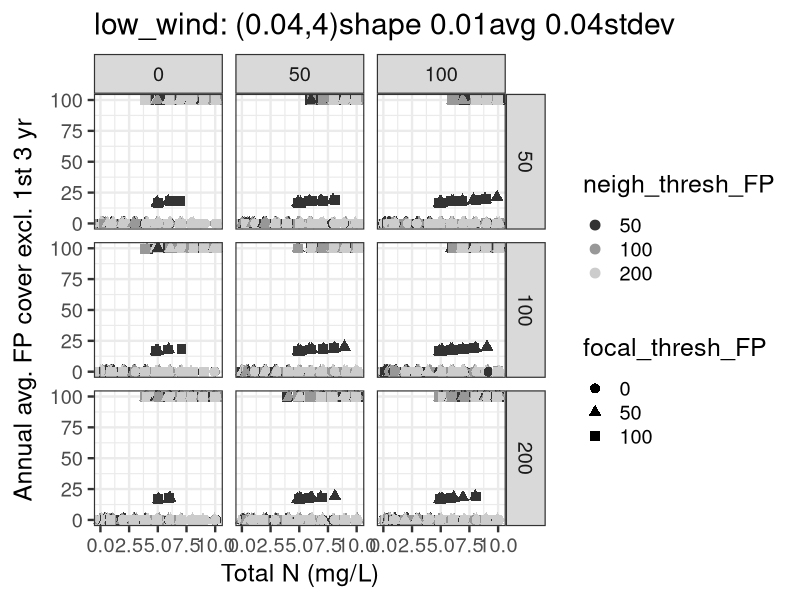
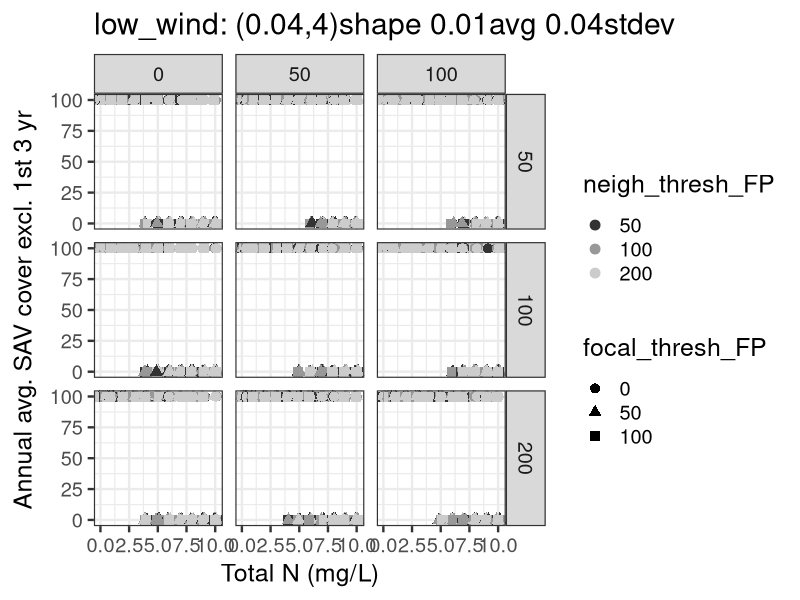
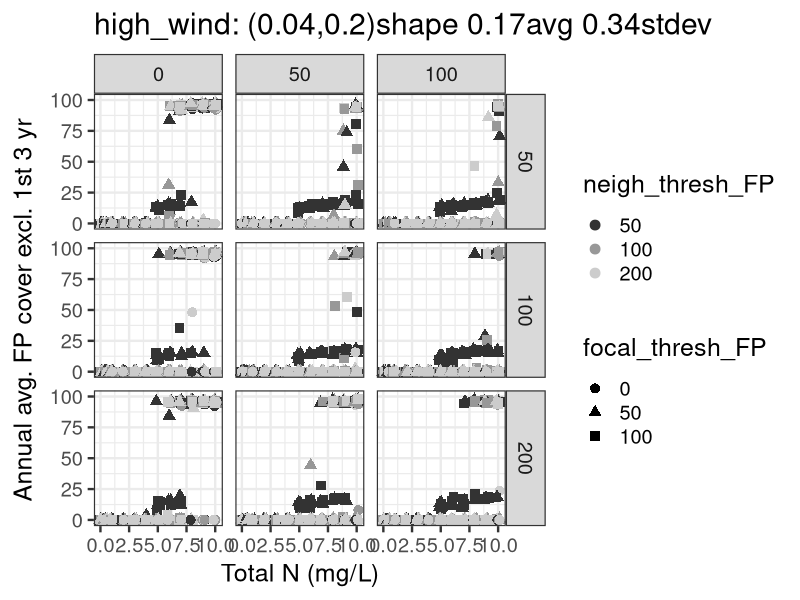
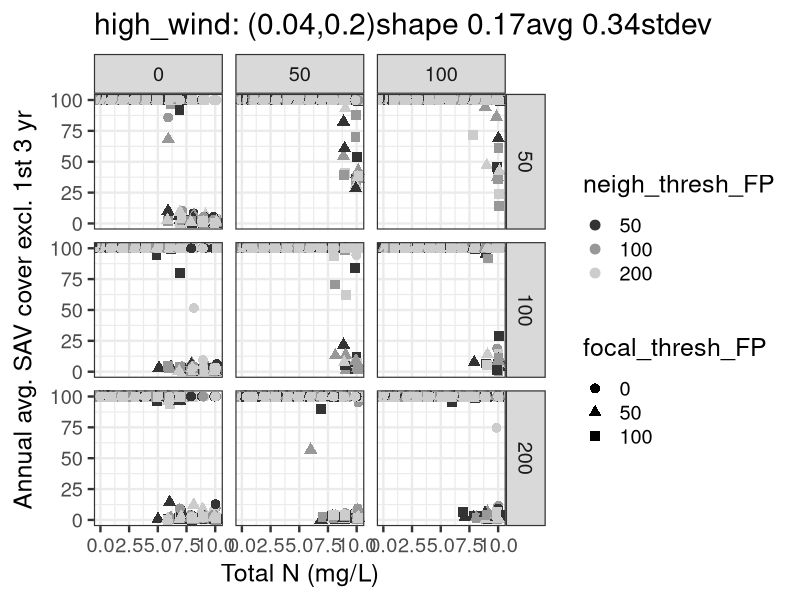
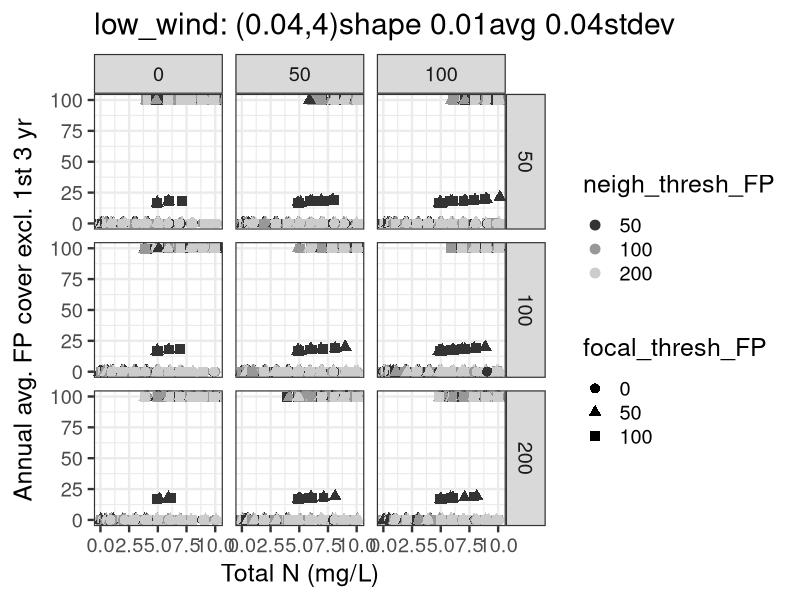
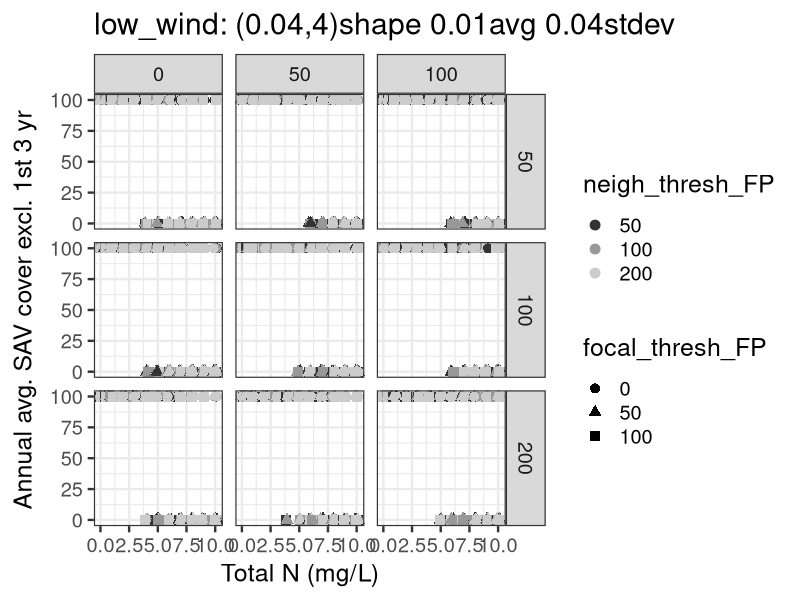
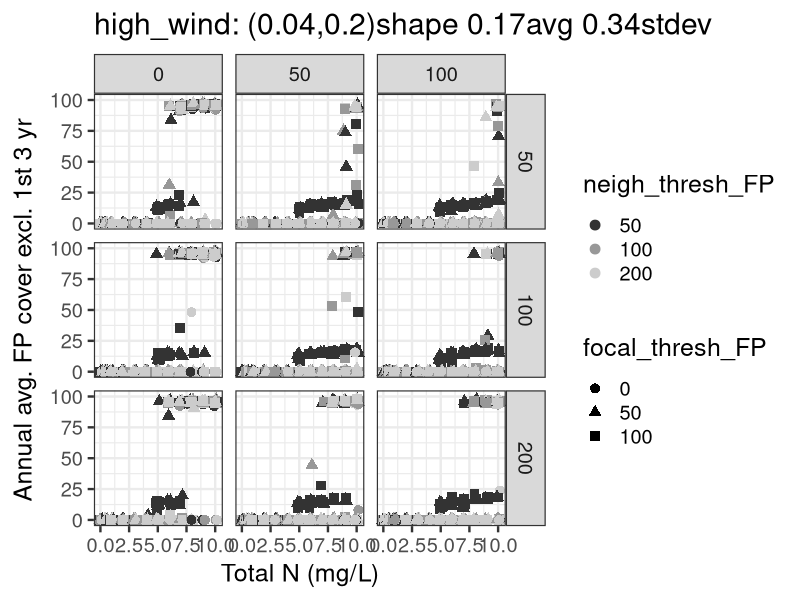
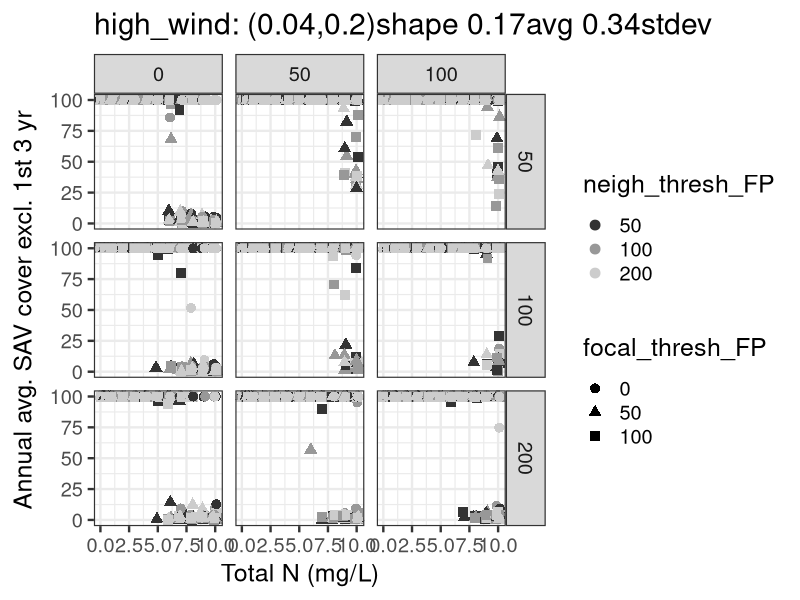

Write the R code that produced these figures, in order.
#########################################################
# Summarize results from multiple simulations           # 
#                                                       #
# By: Michael J. McCann                                 #
# Created: 3/19/2014                                    #
# Updated: 6/27/2014                                    #
######################################################### 

library(ggplot2)
library(gridExtra)

data <- read.csv("output25.csv") # imports parameter  values for all simulations 
head(data)
nrow(data)

######################
# wind_shape1 = 0.04 #
# wind_shape2 = 4    #
# wind_avg = 0.01    #
# wind_stdev = 0.044 #
######################
data_low_wind <- subset(data, data$wind_shape2==4)

# Y = average average FP cover for all years (except for first three)
FP_plot <- ggplot(data_low_wind, aes(x=TOTALN,y=avg_avg_FPcover,colour=as.factor(neigh_thresh_FP),shape=as.factor(focal_thresh_FP))) 
FP_plot <- FP_plot + scale_colour_grey()
FP_plot <- FP_plot + geom_point(position="jitter",size=3)
FP_plot <- FP_plot + facet_grid(neigh_thresh_SAV ~ focal_thresh_SAV)
FP_plot <- FP_plot + ylim(0,100)
FP_plot <- FP_plot + xlab("Total N (mg/L)")
FP_plot <- FP_plot + ylab(expression(paste("Annual avg. FP cover excl. 1st 3 yr")))
FP_plot <- FP_plot + labs(colour=expression(paste("neigh_thresh_FP")))
FP_plot <- FP_plot + labs(shape=expression(paste("focal_thresh_FP")))
FP_plot <- FP_plot + theme_bw(base_size=18)
FP_plot <- FP_plot + ggtitle("low_wind: (0.04,4)shape 0.01avg 0.04stdev")
FP_plot
ggsave(file="output25 - FP&SAV - low_wind - diff_move_pars - amnt_colonize_1_1 - FP.jpg",FP_plot, height=8,width=11)

SAV_plot <- ggplot(data_low_wind, aes(x=TOTALN,y=avg_avg_SAVcover,colour=as.factor(neigh_thresh_FP),shape=as.factor(focal_thresh_FP))) 
SAV_plot <- SAV_plot + scale_colour_grey()
SAV_plot <- SAV_plot + geom_point(position="jitter",size=3)
SAV_plot <- SAV_plot + facet_grid(neigh_thresh_SAV ~ focal_thresh_SAV)
SAV_plot <- SAV_plot + ylim(0,100)
SAV_plot <- SAV_plot + xlab("Total N (mg/L)")
SAV_plot <- SAV_plot + ylab(expression(paste("Annual avg. SAV cover excl. 1st 3 yr")))
SAV_plot <- SAV_plot + labs(colour=expression(paste("neigh_thresh_FP")))
SAV_plot <- SAV_plot + labs(shape=expression(paste("focal_thresh_FP")))
SAV_plot <- SAV_plot + theme_bw(base_size=18)
SAV_plot <- SAV_plot + ggtitle("low_wind: (0.04,4)shape 0.01avg 0.04stdev")
SAV_plot
ggsave(file="output25 - FP&SAV - low_wind - diff_move_pars - amnt_colonize_1_1 - SAV.jpg",SAV_plot, height=8,width=11)


######################
# wind_shape1 = 0.04 #
# wind_shape2 = 0.2  #
# wind_avg = 0.167   #
# wind_stdev = 0.335 #
######################
data_high_wind <- subset(data, data$wind_shape2==0.2)

# Y = average average FP cover for all years (except for first three)
FP_plot <- ggplot(data_high_wind, aes(x=TOTALN,y=avg_avg_FPcover,colour=as.factor(neigh_thresh_FP),shape=as.factor(focal_thresh_FP))) 
FP_plot <- FP_plot + scale_colour_grey()
FP_plot <- FP_plot + geom_point(position="jitter",size=3)
FP_plot <- FP_plot + facet_grid(neigh_thresh_SAV ~ focal_thresh_SAV)
FP_plot <- FP_plot + ylim(0,100)
FP_plot <- FP_plot + xlab("Total N (mg/L)")
FP_plot <- FP_plot + ylab(expression(paste("Annual avg. FP cover excl. 1st 3 yr")))
FP_plot <- FP_plot + labs(colour=expression(paste("neigh_thresh_FP")))
FP_plot <- FP_plot + labs(shape=expression(paste("focal_thresh_FP")))
FP_plot <- FP_plot + theme_bw(base_size=18)
FP_plot <- FP_plot + ggtitle("high_wind: (0.04,0.2)shape 0.17avg 0.34stdev")
FP_plot
ggsave(file="output25 - FP&SAV - high_wind - diff_move_pars - amnt_colonize_1_1 - FP.jpg",FP_plot, height=8,width=11)

SAV_plot <- ggplot(data_high_wind, aes(x=TOTALN,y=avg_avg_SAVcover,colour=as.factor(neigh_thresh_FP),shape=as.factor(focal_thresh_FP))) 
SAV_plot <- SAV_plot + scale_colour_grey()
SAV_plot <- SAV_plot + geom_point(position="jitter",size=3)
SAV_plot <- SAV_plot + facet_grid(neigh_thresh_SAV ~ focal_thresh_SAV)
SAV_plot <- SAV_plot + ylim(0,100)
SAV_plot <- SAV_plot + xlab("Total N (mg/L)")
SAV_plot <- SAV_plot + ylab(expression(paste("Annual avg. SAV cover excl. 1st 3 yr")))
SAV_plot <- SAV_plot + labs(colour=expression(paste("neigh_thresh_FP")))
SAV_plot <- SAV_plot + labs(shape=expression(paste("focal_thresh_FP")))
SAV_plot <- SAV_plot + theme_bw(base_size=18)
SAV_plot <- SAV_plot + ggtitle("high_wind: (0.04,0.2)shape 0.17avg 0.34stdev")
SAV_plot
ggsave(file="output25 - FP&SAV - high_wind - diff_move_pars - amnt_colonize_1_1 - SAV.jpg",SAV_plot, height=8,width=11)

